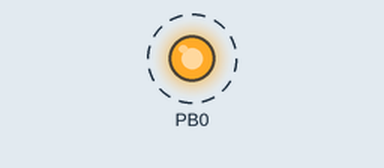
The program below on a simulated ATmega32, built with avr-gcc and emulated at 1 MHz. On the bench: output pins drawn as LEDs (lit = HIGH). Dashed ring = blinking.

Above: at 0.05 s.
Timing chart, 0 to 3.0 s (numbered marks = the images above):
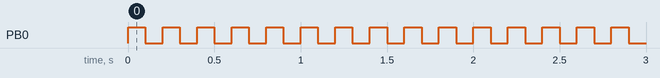

Measured:
- by itself, PB0: alternates HIGH for 0.10 s and LOW for 0.10 s

The program:

main.c
```c
/*
 * Blink an LED using Atmel ATMEGA32A microcontroller
 * Created: 6/23/2020 9:04:03 PM
 * Author : Bimalka Piyaruwan Thalagala

Here PINB0 is used to connect the LED to the microcontroller through a current limiting resistor.
220 ohm resistor is used here. color code for resistors can be found at,
https://en.wikipedia.org/wiki/Electronic_color_code
And Cathode of the LED is directly connected to the one of the GND ports of the development board.
*/

// In order to use the delay function F_CPU must be defined at first.
#ifndef F_CPU
#define F_CPU 1000000UL
#endif

// Include necessary header files.
#include <avr/io.h>
#include <util/delay.h>

int main(void)
{
    // Configuring the data direction of the port to be used
    // To connect the LED.
    // Define the PINB0 as an output pin.
    DDRB |= (1 << PINB0);


    while (1)
    {
      // Make the PINB0 port high to light the LED
      // Initial value of PORTB is 0b00000000
      // We need to make it 0b00000001 and this can be done as follows.
      // PORTB = PORTB OR 0b00000001
      // PORTB = PORTB OR (1 << 0) (one is left shifted by 0 bits => 1)
      // PORTB = PORTB OR (1 << PINB0);
      // PORTB = PORTB | (1 << PINB0); (same as a += 1 incrementing)
      PORTB |= (1 << PINB0);

      // Define the duration of the HIGH state in Milli seconds. 1000 ms = 1 s
      _delay_ms(100);

      // Make the PINB0 port low to turn the LED off.
      // Current  value of the PORTB register is 0b00000001
      // We need to make it all zeros to get the PINB0  to LOW state
      // This can easily be done by taking the Logical AND with 0b11111110
      // PORTB = PORTB AND 0b11111110;
      // PORTB = PORTB AND NOT(0b00000001)
      // PORTB = PORTB AND NOT(1 << 0)
      // PORTB = PORTB AND NOT(1 << PINB0)
      // PORTB = PORTB & ~(1 << PINB0)
      PORTB &= ~(1 << PINB0);

      // Define the duration of the LOW state.
      _delay_ms(100);
    }
}

/*
Note:

Registers like DDRB, PORTB have the 0x00/0b00000000 as their initial value.
DDRB = 0b00000000;
If we need to change the bit value of only one bit of the register, it can be
easily done using left shift bitwise operator.

Say we need to set the data direction of the PINB0 to be output.
For that we need to set DDRB0 to 1.
After assigning this value to that bit, the DDRB register will look like
DDRB = 0b00000001

To obtain this we can simply do the following.
DDRB = 0b00000000 OR 0b00000001;(Logical or operator)

This can be done efficiently as follows.
DDRB = DDRB OR (0b00000001 << 0); (0b00000001 is shifted left by zero bits.)
DDRB = DDRB OR (1 << 0);

Instead of 0 we can represent this by pin position easily.
0 corresponds to the PINB0 and therefore,
DDRB = DDRB OR (1 << PINB0);

Therefore,
DDRB = DDRB | (1 << PINB0);
DDRB |= (1 << PINB0);
*/
```
